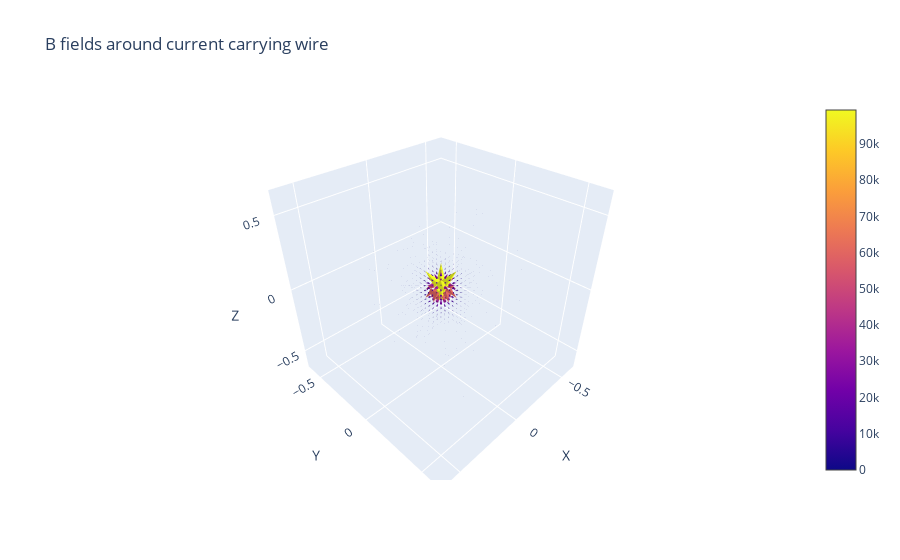

The cell this chart's notebook holds for it:
### Code cell
outputs_wire = field_around_magnetic_diplole(100000000, resolution=30)
#test_outputs = sample_vector_field(kernel_func='divergence_free_kernel')
plotter(outputs_wire, 
        title = 'B fields around current carrying wire')

### Figure 1 — Plotly figure (JSON) as saved in the notebook; plotly's stock layout.template omitted (floating-point values rounded to 4 significant figures; data arrays with more than 128 entries replaced by an {"elided": "..."} marker saying what was removed)
{"data": [{"anchor": "tail", "sizemode": "scaled", "sizeref": 2, "type": "cone", "u": {"elided": "27000 float values"}, "v": {"elided": "27000 float values"}, "w": {"elided": "27000 float values"}, "x": {"elided": "27000 float values"}, "y": {"elided": "27000 float values"}, "z": {"elided": "27000 float values"}}], "layout": {"scene": {"xaxis": {"title": {"text": "X"}}, "yaxis": {"title": {"text": "Y"}}, "zaxis": {"title": {"text": "Z"}}}, "title": {"text": "B fields around current carrying wire"}}}
